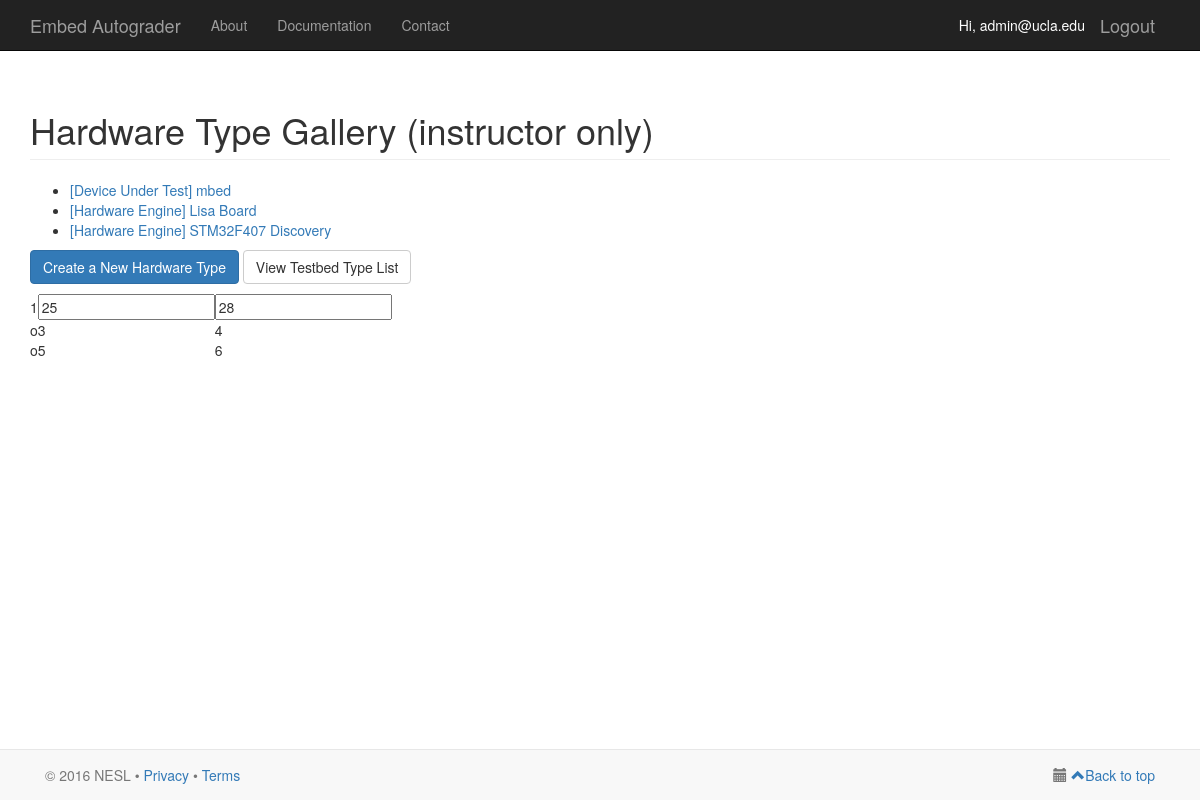
The app's page /hardware-type-list/ (signed in), older data.
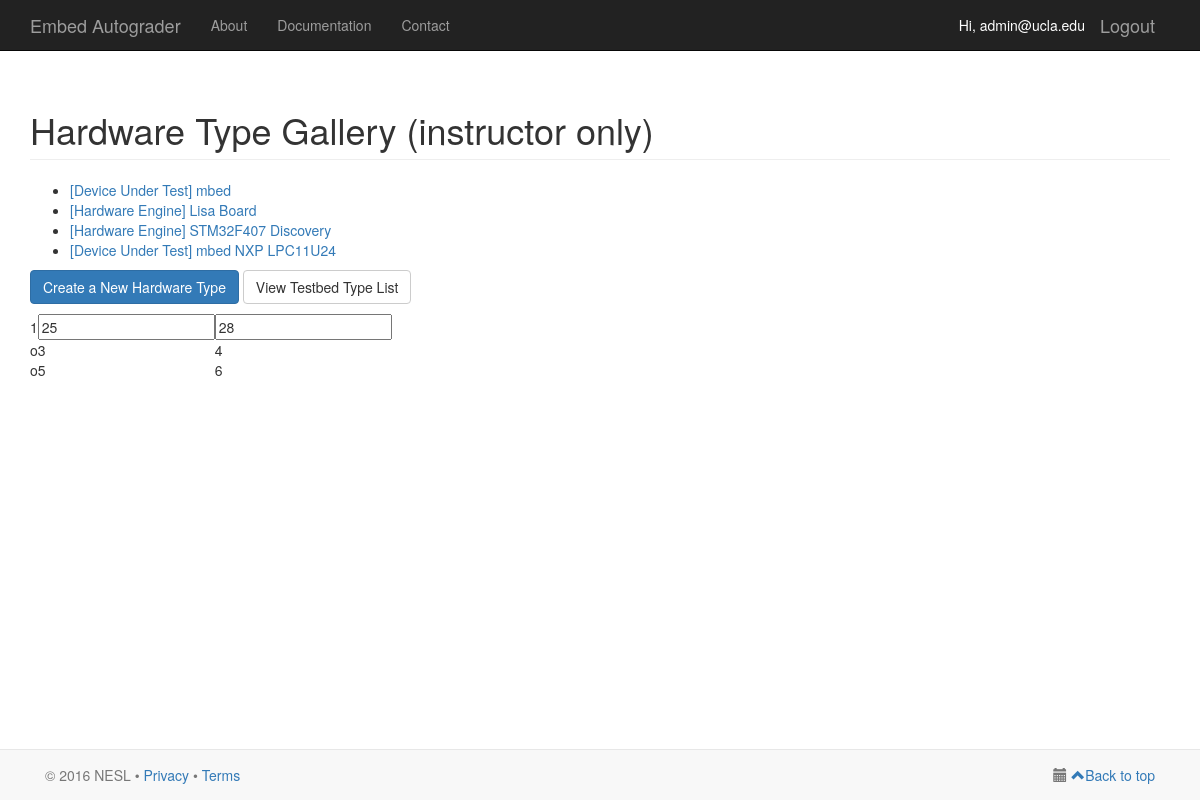
The same page, newer data.
### serapis/models.py (models this page shows)
class HardwareType(models.Model):
    HARDWARE_ENGINE = 0
    DEVICE_UNDER_TEST = 1
    HARDWARE_ROLES = (
        (HARDWARE_ENGINE, 'Hardware Engine'),
        (DEVICE_UNDER_TEST, 'Device Under Test'),
    )
    name = models.CharField(max_length=50)
    pinout = models.FileField(upload_to='uploaded_files')
    link_to_manual = models.URLField()
    hardware_role = models.IntegerField(choices=HARDWARE_ROLES)

### serapis/views.py (the view)
# urls.py: url(r'^hardware-type-list/$', views.hardware_type_list, name='hardware-type-list'),
@login_required(login_url='/login/')
def hardware_type_list(request):
    username = request.user
    user = User.objects.filter(username=username)[0]
    user_profile = UserProfile.objects.filter(user=user)[0]
    if not user_profile.user_role == user_profile.ROLE_SUPER_USER and not user_profile.user_role == user_profile.ROLE_INSTRUCTOR and not user_profile.user_role == user_profile.ROLE_TA:
        return HttpResponse("Not enough privilege")
    hardware_type_list = HardwareType.objects.all()
    template_context = {
            'myuser': request.user,
            'user_profile': user_profile,
            'hardware_type_list': hardware_type_list,
    }
    return render(request, 'serapis/hardware_type_list.html', template_context)

### serapis/templates/serapis/hardware_type_list.html (shortened to what this page needs)
{% extends 'serapis/base.html' %}
{% load staticfiles %}
{% block content %}
    <div class="container">
        <h1 class="page-header">Hardware Type Gallery (instructor only)</h1>
        {% if not hardware_type_list %}
            <p>No hardware type has been specified.</p>
        {% else %}
            <ul>
                {% for hardware_type in hardware_type_list %}
                    <li><a href="{% url 'hardware-type' hardware_type.id %}">[{{ hardware_type.get_hardware_role_display }}] {{ hardware_type.name }}</a></li>
                {% endfor %}
            </ul>
        {% endif %}
        <p>
            <a href="{% url 'create-hardware-type' %}" class="btn btn-primary">Create a New Hardware Type</a>
            <a href="{% url 'testbed-type-list' %}" class="btn btn-default">View Testbed Type List</a>
        </p>
        <table>
          <tbody>
            <tr>
              <td>1</td>
              <td><input type="input" value="25" /></td>
              <td><input type="input" value="28" /></td>
            </tr>
            <tr>
              <td>o</td>
              <td>3</td>
              <td>4</td>
            </tr>
            <tr>
              <td>o</td>
              <td>5</td>
              <td>6</td>
            </tr>
          </tbody>
        </table>
    </div>
{% endblock %}

Row changes from the older to the newer data that the page shows:
added HardwareType: hardware_role "Device Under Test", name "mbed NXP LPC11U24"
